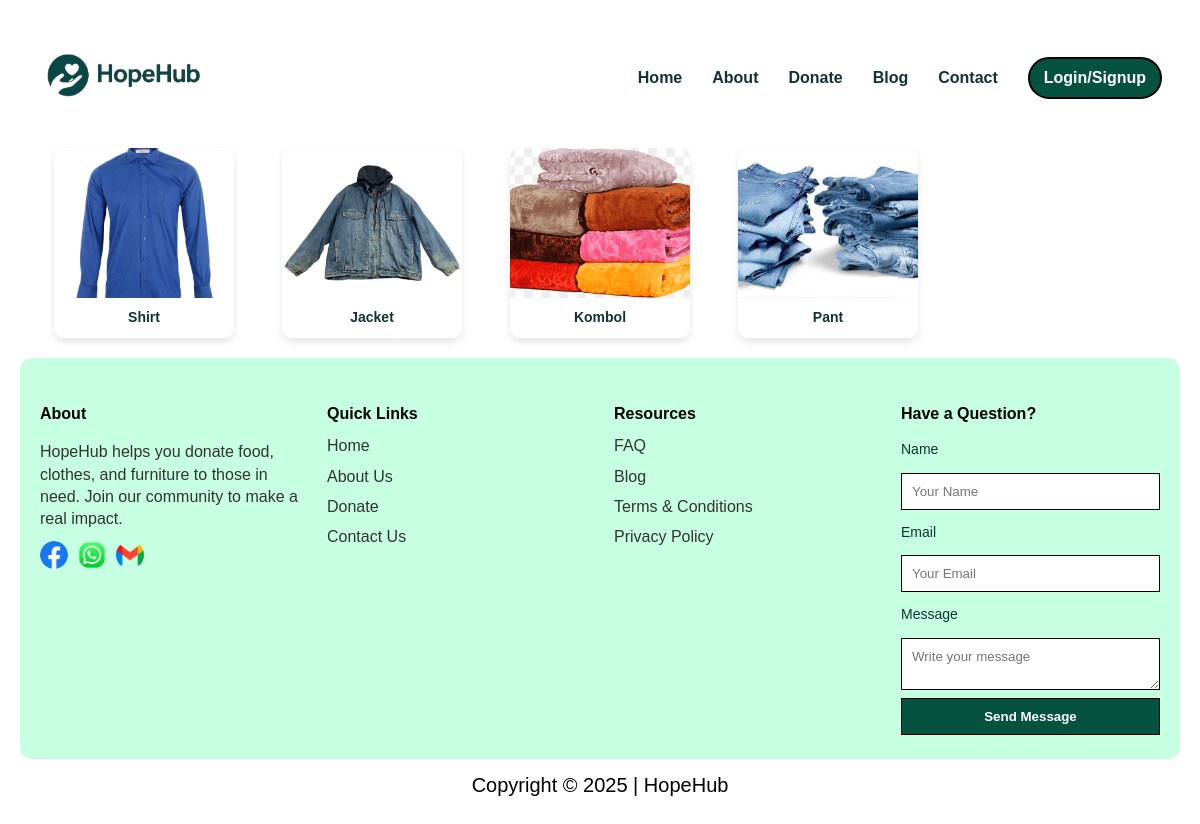
The page /donations/receive/clothes/ on the database as committed earlier.
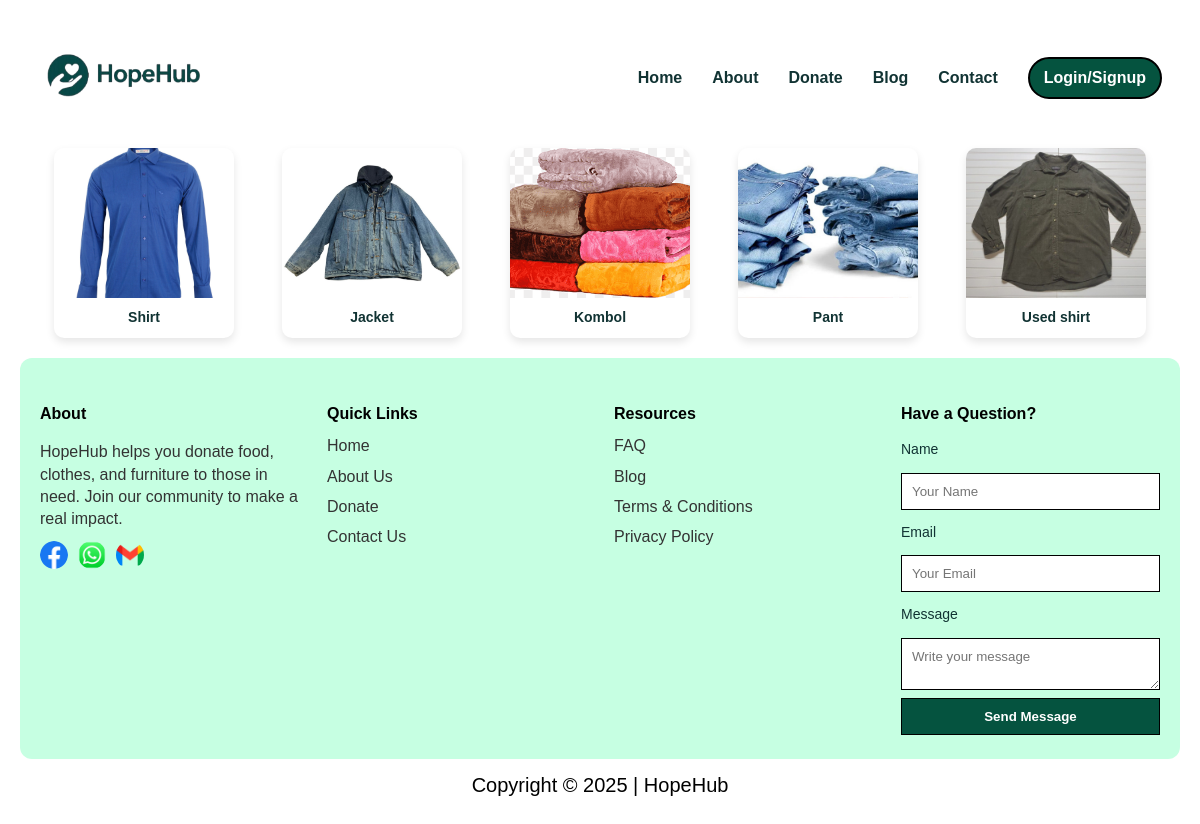
The same page on the database as committed later.
### donations/models.py (models this page shows, shortened)
class Donation(models.Model):
    CATEGORY_CHOICES = [
        ('food', 'Food'),
        ('clothes', 'Clothes'),
        ('furniture', 'Furniture'),
    ]
    donor = models.ForeignKey(User, on_delete=models.CASCADE)
    category = models.CharField(max_length=20, choices=CATEGORY_CHOICES)
    item_name = models.CharField(max_length=100)
    item_image = models.ImageField(upload_to='donation_images/')
    quantity = models.PositiveIntegerField()
    address = models.TextField()
    donor_phone = models.CharField(max_length=20, blank=True, null=True)
    donor_address = models.TextField(blank=True, null=True)
    details = models.TextField()
    created_at = models.DateTimeField(auto_now_add=True)

### donations/views.py (the view)
# urls.py: path('receive/clothes/', views.clothsreceive, name='clothsreceive'),
def clothsreceive(request):
    items = Donation.objects.filter(category='clothes')
    return render(request, 'donations/clothsreceive.html', {'items': items})

### donations/templates/donations/clothsreceive.html (shortened to what this page needs)
{% load static %}
<!doctype html>
<html lang="bn">
<head>
  <link rel="stylesheet" href="{% static 'css/style.css' %}">
</head>
<body>
<div class="wrap">
  <header>
    <div class="brand">
      <img src="{% static 'image/logo.png' %}" alt="HopeHub Logo">
    </div>
    <nav aria-label="Main navigation">
      <a href="{% url 'home' %}">Home</a>
      <a href="{% url 'aboutus' %}">About</a>
      <a href="{% url 'donateform' %}">Donate</a>
      <a href="{% url 'blog' %}">Blog</a>
      <a href="{% url 'contactus' %}">Contact</a>
      {% if user.is_authenticated %}
        <a href="{% url 'profile' %}" class="profile-icon">
          <img src="{% static 'image/profile.png' %}" alt="Profile" style="width:60px; height:40px; border-radius:50%;">
        </a>
      {% else %}
        <a class="cta" href="{% url 'login' %}">Login/Signup</a>
      {% endif %}
    </nav>
  </header>
<section class="item-gallery">
  {% for item in items %}
    <div class="item-card">
      {% if item.item_image %}
        <a href="{% url 'item_detail' item.id %}">
          <img src="{{ item.item_image.url }}" alt="{{ item.item_name }}">
        </a>
      {% endif %}
      <p>{{ item.item_name }}</p>
    </div>
  {% empty %}
    <p>No donations yet.</p>
  {% endfor %}
</section>
  <footer>
    <div class="footer-col">
      <h4>About</h4>
      <p>HopeHub helps you donate food, clothes, and furniture to those in need. Join our community to make a real impact.</p>
      <div class="social-icons">
    <a href="https://www.facebook.com" target="_blank">
        <img src="{% static 'image/facebook.png' %}" alt="Facebook">
    </a>
    <a href="https://web.whatsapp.com" target="_blank">
        <img src="{% static 'image/whatsapp.png' %}" alt="WhatsApp">
    </a>
    <a href="https://mail.google.com" target="_blank">
        <img src="{% static 'image/gmail.png' %}" alt="Gmail">
</a>
</div>
    </div>
    <div class="footer-col links">
      <h4>Quick Links</h4>
      <ul>
        <li><a href="{% url 'home' %}">Home</a></li>
        <li><a href="{% url 'aboutus' %}">About Us</a></li>
        <li><a href="{% url 'donateform' %}">Donate</a></li>
        <li><a href="{% url 'contactus' %}">Contact Us</a></li>
      </ul>
    </div>
    <div class="footer-col resources">
      <h4>Resources</h4>
      <ul>
        <li><a href="{% url 'faq' %}">FAQ</a></li>
        <li><a href="{% url 'blog' %}">Blog</a></li>
        <li><a href="{% url 'termsconditions' %}">Terms & Conditions</a></li>
        <li><a href="{% url 'privacypolicy' %}">Privacy Policy</a></li>
      </ul>
    </div>
    <div class="footer-col contact-form" style="max-width:320px">
      <h4>Have a Question?</h4>
      <form class="contact-form" action="https://api.web3forms.com/submit" method="POST">
              <label>Name</label>
              <input type="text" name="name" placeholder="Your Name">
              <label>Email</label>
              <input type="email" name="email" placeholder="Your Email">
              <label>Message</label>
              <textarea name="message" placeholder="Write your message"></textarea>
              <button type="submit">Send Message</button>
          </form>
    </div>
  </footer>
  <div class="copyright">
    Copyright &copy; 2025 | HopeHub
  </div>
</div>
</body>
</html>

### static/css/style.css (style rules this page uses)
:root { --green: #05533f; --green-dark: #076b25; --accent:#f1fdf6; --muted: #ffffff; --soft:#eafdf3; --radius:14px; --shadow: 0 6px 20px rgba(16,42,30,0.08); font-family: "Inter", system-ui, sans-serif; }
* { box-sizing:border-box }
body, h1, h2, h3, h4, h5, h6, input, textarea, button, p { font-family: 'Inria Sans', sans-serif; }
body { margin:0; background: #ffffff; color:#133; line-height:1.4; justify-content: center; align-items: center; display: flex; }
a { color:inherit;text-decoration:none }
img { max-width:100%;display:block }
.wrap { max-width: 1440px; width: 100%; margin:28px auto; padding:0 20px; }
header { width:100%; height:100px; background:white; padding:14px 18px; display:flex; justify-content:space-between; align-items:center; }
.brand img { width:180px; height:auto; }
nav { display:flex; gap:30px; align-items:center; font-weight:600; margin-left:auto; }
.cta { background: var(--green); color: white; padding: 8px 14px; border-radius:25px; border:2px solid black; font-weight:700; transition: background 0.3s; }
footer { background: #C6FFE2; padding: 24px 20px; display: flex; flex-wrap: wrap; gap: 28px; border-radius: 12px; }
footer .footer-col { flex: 1 1 200px; }
footer .footer-col h4 { font-weight: 700; margin-bottom: 10px; color: #000; }
footer .footer-col p { font-weight: 400; color: #333; margin-bottom: 10px; line-height: 1.4; }
footer .footer-col ul { list-style: none; padding-left: 0; margin: 0; }
footer .footer-col ul li { margin-bottom: 8px; color: #333; cursor: pointer; }
footer .social-icons { display: flex; gap: 10px; margin-top: 8px; }
.footer-col .social-icons img { width: 28px; height: 28px; object-fit: cover; border-radius: 50%; }
.copyright { text-align: center; color: #000; font-size: 20px; margin: 12px 0 20px 0; }
.contact-form input,.contact-form textarea { width:100%; padding:10px; margin:8px 0; border: 1px solid black; }
.contact-form button { background:var(--green); color:white; padding:10px 12px; border: 1px solid black; cursor:pointer; font-weight:700; }
form { display: flex; flex-direction: column; }
label { text-align: left; font-size: 14px; margin: 5px 0; }
input { padding: 10px; margin: 6px 0 12px 0; border: none; background: #ffffff; }

### donations/templates/donations/clothsreceive.html (style rules this page uses)
.item-gallery { display: grid; grid-template-columns: repeat(auto-fill, minmax(180px, 1fr)); gap: 20px; padding: 20px; justify-items: center; }
.item-card { background-color: #fff; border-radius: 10px; overflow: hidden; text-align: center; box-shadow: 0 4px 8px rgba(0,0,0,0.1); width: 180px; }
.item-card img { width: 100%; height: 150px; object-fit: cover; display: block; }
.item-card p { margin: 10px 0; font-weight: bold; font-size: 14px; }

Rows that differ between the two databases and show on the page:
added Donation: item_image (picture), item_name "Used shirt"
